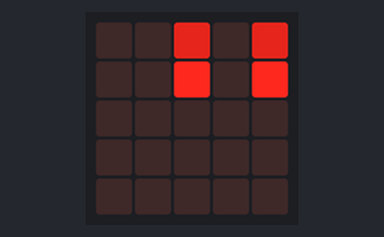
The program below on a simulated BBC micro:bit (MakeCode). Shown: the board's 5×5 LED display. Random numbers come from a fixed seed.

Above: at 0.17 s.
At 5.8 s:
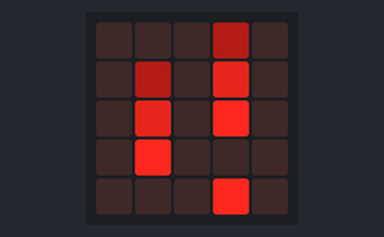
At 7.96 s:
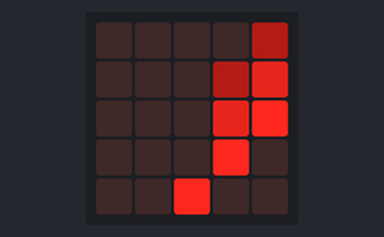
At 14.35 s:
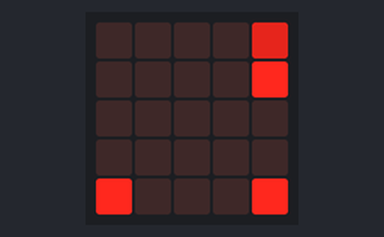
At 21.18 s:
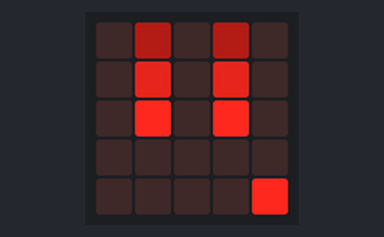
At 35.85 s:
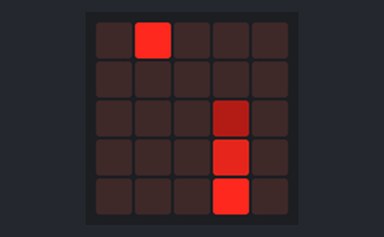

The program:

main.ts
```typescript
let i = 0
let j = 0
let x = 0
let y = 0
let a = 0
let b = 0
basic.forever(function () {
    basic.pause(randint(20, 50))
    i = randint(0, 4)
    j = 0
    led.plot(i, j)
    while (j != 4) {
        basic.pause(100)
        led.plotBrightness(i, j, 175)
        j += 1
        led.unplot(i, j - 3)
        led.plot(i, j)
        led.plotBrightness(i, j - 2, 60)
    }
    basic.pause(100)
    led.unplot(i, j - 2)
    basic.pause(100)
    led.unplot(i, j - 1)
    basic.pause(100)
    led.unplot(i, j)
})
basic.forever(function () {
    x = randint(0, 4)
    y = 0
    led.plot(x, y)
    while (y != 4) {
        basic.pause(100)
        led.plotBrightness(x, y, 175)
        y += 1
        led.unplot(x, y - 3)
        led.plot(x, y)
        led.plotBrightness(x, y - 2, 60)
    }
    basic.pause(100)
    led.unplot(x, y - 2)
    basic.pause(100)
    led.unplot(x, y - 1)
    basic.pause(100)
    led.unplot(x, y)
})
basic.forever(function () {
    basic.pause(randint(200, 500))
    a = randint(0, 4)
    b = 0
    led.plot(a, b)
    while (b != 4) {
        basic.pause(100)
        led.plotBrightness(a, b, 175)
        b += 1
        led.unplot(a, b - 3)
        led.plot(a, b)
        led.plotBrightness(a, b - 2, 60)
    }
    basic.pause(100)
    led.unplot(a, b - 2)
    basic.pause(100)
    led.unplot(a, b - 1)
    basic.pause(100)
    led.unplot(a, b)
})
```

test.ts
```typescript
// les tests vont ici ; cela ne sera pas compilé si ce paquet est utilisé en tant qu'extension.
```
